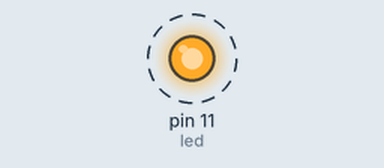
Recording of a sketch running on a simulated Arduino Uno, built with avr-gcc and run on an emulated ATmega328P. Parts: output pins drawn as LEDs (lit = HIGH). Dashed ring = blinking.

Above: at 0.2 s.
Timing chart, 0 to 3.0 s (numbered marks = the images above):
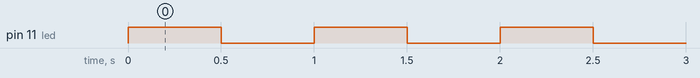

Measured:
- by itself, pin 11 (led): alternates HIGH for 0.50 s and LOW for 0.50 s

The sketch:

Lab_3.ino
```cpp
// C++ code
//
int led=11;
void setup()
{
  pinMode(led, OUTPUT);
  Serial.begin(9600);
}

void loop()
{
  digitalWrite(led, HIGH);
  delay(500); // Wait for 1000 millisecond(s)
  digitalWrite(led, LOW);
  delay(500); // Wait for 1000 millisecond(s)

}
```
